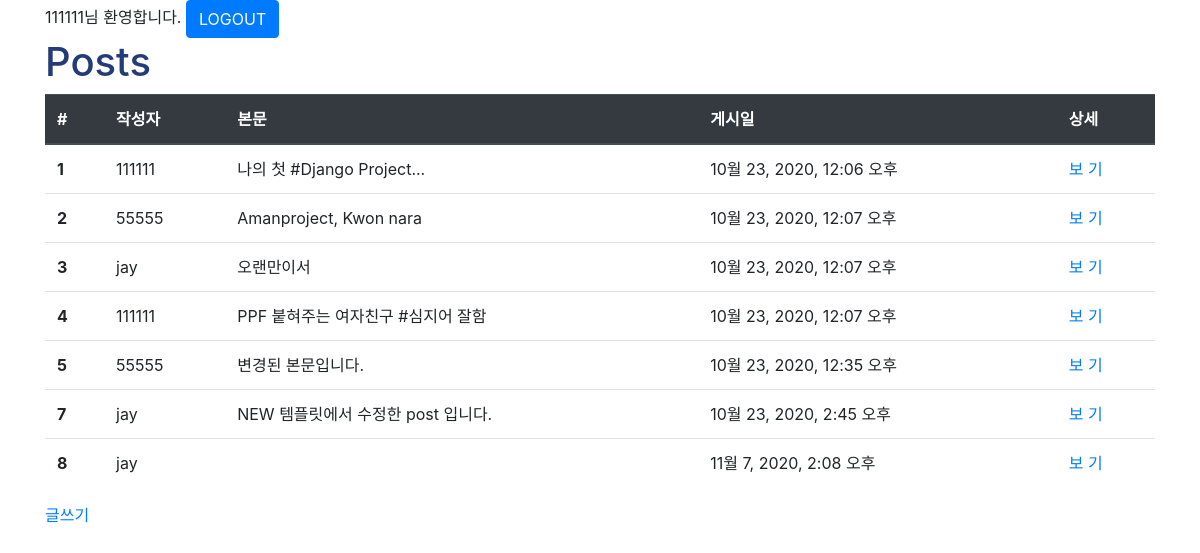
Screenshot of /posts/ (signed in) with the database file from the repository.
### posts/models.py (models this page shows, shortened)
class Post(models.Model):
    user = models.ForeignKey(User,on_delete=models.CASCADE,null=False)   #post.user
    body = models.TextField()
    image = models.ImageField(upload_to='posts',null=True)
    created_at = models.DateTimeField()
    liked_users = models.ManyToManyField(User,related_name='liked_posts')

### posts/views.py (the view)
# urls.py: path('',views.index , name='index'),
def index(request):
    posts = Post.objects.all()
    context = { 'posts' : posts }
    return render(request,'posts/index.html',context)

### posts/templates/posts/index.html
{% extends "base.html" %} {% load static %} {% block style %}
<link rel="stylesheet" href="{% static 'posts/style.css' %}" type="text/css" />
{% endblock %} {% block content %}
<div class="container">
  <h1>Posts</h1>
  {% if posts %}
  <table class="table">
    <thead class="thead-dark">
      <tr>
        <th>#</th>
        <th>작성자</th>
        <th>본문</th>
        <th>게시일</th>
        <th>상세</th>
      </tr>
    </thead>
    <tbody>
      {% for post in posts %}
      <tr>
        <th>{{ post.id }}</th>
        <td>{{ post.user.get_username }}</td>
        <td>{{ post.body }}</td>
        <td>{{ post.created_at }}</td>
        <td><a href="{% url 'posts:detail' post.id %}">보 기</a></td>
      </tr>
      {% endfor %}
    </tbody>
  </table>
  {% else %}
  <p>No Posts.</p>
  {% endif %}
  <a href="{% url 'posts:new' %}">글쓰기</a>
</div>
{% endblock %}

### templates/base.html (shortened to what this page needs)
{% load static %}
<!DOCTYPE html>
<html lang="ko">
  <head>
    <link rel="stylesheet" href="{% static 'style.css'%}" />
    <link
      rel="stylesheet"
      href="https://cdn.jsdelivr.net/npm/bootstrap@4.5.3/dist/css/bootstrap.min.css"
    />
    {% block style %} {% endblock %}
  </head>
  <body>
    {% if user.is_authenticated %}
    <div class="container">
      <form action="{% url 'accounts:logout' %}" method="POST">
        {% csrf_token %} {{ user.get_username }}님 환영합니다.
        <button type="submit" class="btn btn-primary">LOGOUT</button>
      </form>
    </div>
    {% endif %} {% block content %} {% endblock %}
  </body>
</html>

### static/style.css (style rules this page uses)
* { margin: 0px; padding: 0px; box-sizing: border-box; }

### posts/static/posts/style.css (style rules this page uses)
h1 { color : #233c78; }

### rows the page displays
Post: id "1", user.get_username "111111", body "나의 첫 #Django Project...", created_at "10월 23, 2020, 12:06 오후"
Post: id "2", user.get_username "55555", body "Amanproject, Kwon nara", created_at "10월 23, 2020, 12:07 오후"
Post: id "3", user.get_username "jay", body "오랜만이서", created_at "10월 23, 2020, 12:07 오후"
Post: id "4", user.get_username "111111", body "PPF 붙혀주는 여자친구 #심지어 잘함", created_at "10월 23, 2020, 12:07 오후"
Post: id "5", user.get_username "55555", body "변경된 본문입니다.", created_at "10월 23, 2020, 12:35 오후"
Post: id "7", user.get_username "jay", body "NEW 템플릿에서 수정한 post 입니다.", created_at "10월 23, 2020, 2:45 오후"
Post: id "8", user.get_username "jay", created_at "11월 7, 2020, 2:08 오후"

### other values shown
{{ user.get_username }} "111111"
